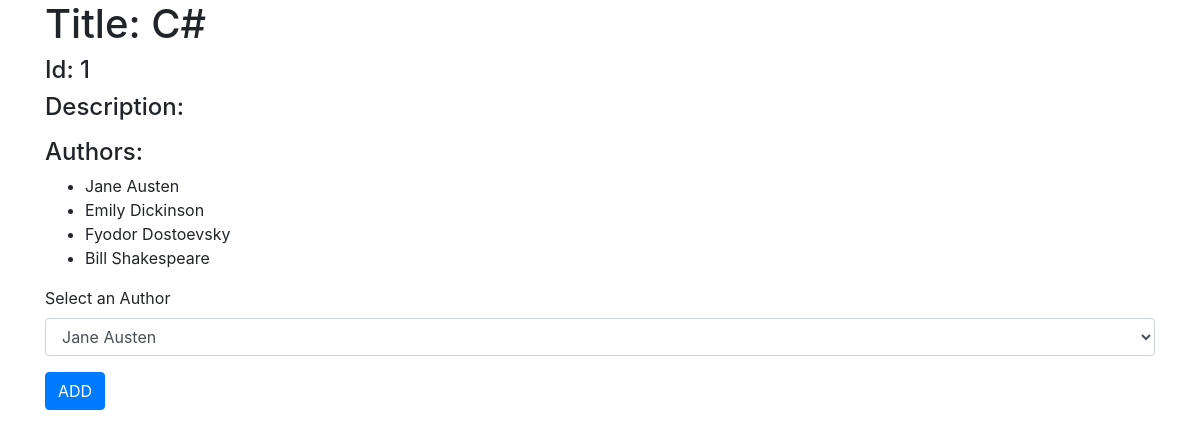
The page /show_book/1 on the database its author committed.
### books_app/models.py (models this page shows)
class Book(models.Model):
    title = models.CharField(max_length=255)
    desc = models.TextField()
    created_at = models.DateField(auto_now_add=True)
    updated_at = models.DateField(auto_now=True)

class Author(models.Model):
    first_name = models.CharField(max_length=45)
    last_name = models.CharField(max_length=45)
    notes = models.TextField()
    books = models.ManyToManyField(Book, related_name='books_authors')
    created_at = models.DateField(auto_now_add=True)
    updated_at = models.DateField(auto_now=True)

### books_app/views.py (the view)
# urls.py: path('show_book/<int:id>', views.show_book),
def show_book(request, id):
    book = models.Book.objects.get(id=id)
    context = {
        'book': models.Book.objects.get(id=id),
        'authors': models.Author.objects.all()
    }
    return render(request, 'book.html', context)

### books_app/templates/book.html (shortened to what this page needs)
<!DOCTYPE html>
<html lang="en">
<head>
    <link rel="stylesheet" href="https://stackpath.bootstrapcdn.com/bootstrap/4.5.0/css/bootstrap.min.css"
>
</head>
<body>
    <div class="container">
        <h1>Title: {{book.title}}</h1>
        <h4>Id: {{book.id}}</h4>
        <h4>Description:</h4>
        <h4>Authors:</h4>
        <ul>
            {% for author in book.books_authors.all %}
            <li>{{author.first_name}} {{author.last_name}}</li>
            {% endfor %}
        </ul>
        <form action="/add_author_to_book/{{book.id}}" method="post">
            <div class="form-group">
                <label for="exampleFormControlSelect1">Select an Author</label>
                <select name="author_from_select" class="form-control" id="exampleFormControlSelect1" name="dojo_id">
                    {% for author in authors %}
                    <option value={{author.id}}>{{author.first_name}} {{author.last_name}}</option>
                    {% endfor %}
                </select>
            </div>
            <button type="submit" class="btn btn-primary">ADD</button>
        </form>
    </div>
</body>
</html>

### rows shown on the page
Book: title "C#", id "1"
Author: first_name "Jane", last_name "Austen"
Author: first_name "Emily", last_name "Dickinson"
Author: first_name "Fyodor", last_name "Dostoevsky"
Author: first_name "Bill", last_name "Shakespeare"

### other values the page prints
form field author_from_select "Jane Austen"
